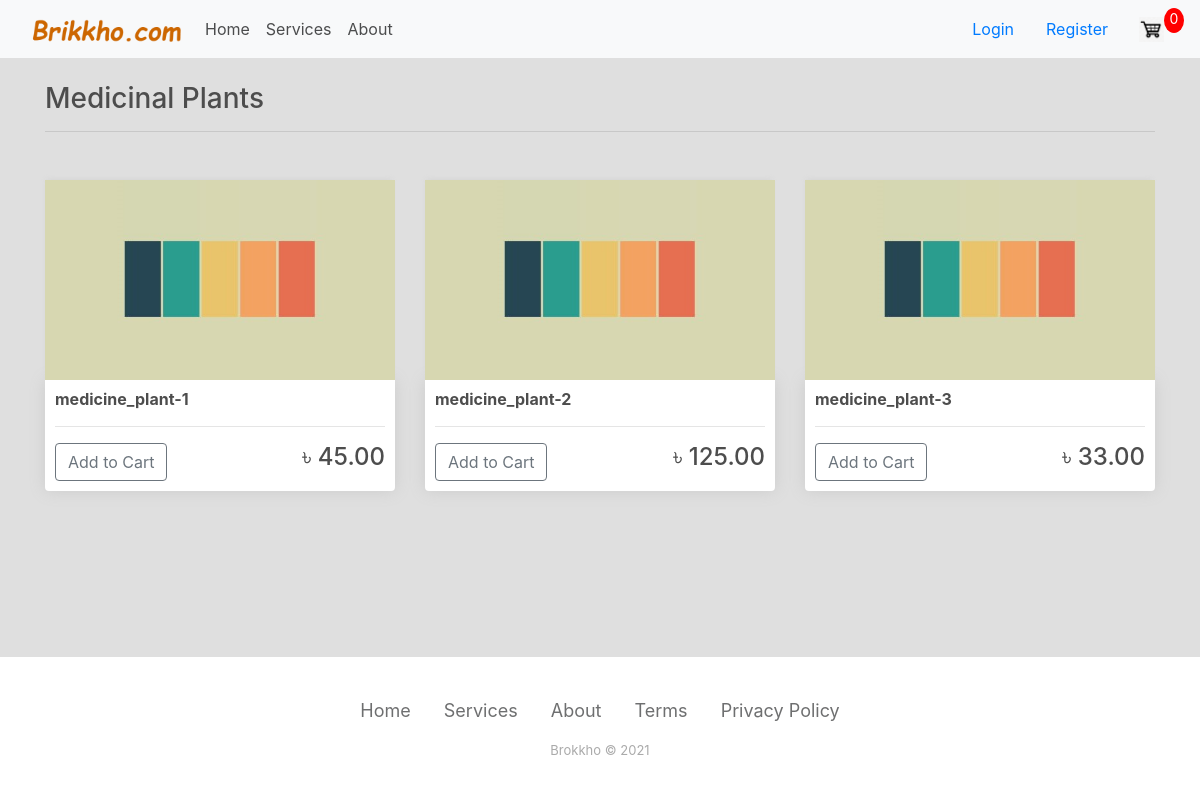
/medicine/, run on the app's committed database.
### store/models.py (models this page shows, shortened)
class Product(models.Model):
    name = models.CharField(max_length=256, null=True)
    price = models.FloatField()
    digital = models.BooleanField(default=False, null=True, blank=False)
    image = models.ImageField(null=True, blank=True)
    product_id = models.CharField(max_length=7, null=True)
    @property
    def imageURL(self):
        try:
            url = self.image.url
        except:
            url = ''
        return url

### store/views.py (the view)
# urls.py: path('medicine/', views.medicine, name='medicine'),
def medicine(request):
    data = cartData(request)
    cartItems = data['cartItems']
    products = Product.objects.all()
    context = {
        'products': products,
        'cartItems': cartItems,
    }
    return render(request, 'store/medicine.html', context)

### store/utils.py (called while the page is built, shortened)
def cookieCart(request):
	try:
		cart = json.loads(request.COOKIES['cart'])
	except:
		cart = {}
		print('CART:', cart)
	items = []
	order = {'get_cart_total':0, 'get_cart_items':0, 'shipping':False}
	cartItems = order['get_cart_items']
	return {
        'cartItems': cartItems,
        'order': order,
        'items' :items
    }

def cartData(request):
    if request.user.is_authenticated:
        customer = request.user.customer
        order, created = Order.objects.get_or_create(customer=customer, complete=False)
        items = order.orderitem_set.all()
        cartItems = order.get_cart_items
    else:
        cookieDate = cookieCart(request)
        cartItems = cookieDate['cartItems']
        order = cookieDate['order']
        items = cookieDate['items']
    return {
        'cartItems': cartItems,
        'order': order,
        'items' :items
    }

### store/templates/store/medicine.html
{% extends 'store/base.html' %}
{% load static %}
{% block content %}
    <h3>Medicinal Plants</h3>
    <hr>
    <div class="row">
        {% for product in products %}
            {% if product.product_id == 'Md' %}
                <div class="col-lg-4" style="margin-top: 2rem;">
                    <img class="thumbnail" src="{{ product.imageURL }}" alt="">
                    <div class="box-element product">
                        <h6><strong>{{ product.name }}</strong></h6>
                        <hr>
                        <button data-product="{{ product.id }}" data-action="add" class="btn btn-outline-secondary add-btn update-cart">
                            Add to Cart
                        </button>
                        <h4 style="display: inline-block; float: right;">&#x9f3; {{ product.price|floatformat:2 }}</h4>
                    </div>
                </div>
            {% endif %}
        {% endfor %}
    </div>
{% endblock content %}

### static/css/main.css (style rules this page uses)
body { background-color: #dfdfdf; min-height: 100vh; display: flex; flex-direction: column; }
h1,h2,h3,h4,h5,h6 { color:hsl(0, 0%, 30%); }
.box-element { box-shadow:hsl(0, 0%, 80%) 0 0 16px; background-color: #fff; border-radius: 4px; padding: 10px; }
.thumbnail { width: 100%; height: 200px; -webkit-box-shadow: -1px -3px 5px -2px rgba(214,214,214,1); -moz-box-shadow: -1px -3px 5px -2px rgba(214,214,214,1); box-shadow: -1px -3px 5px -2px rgba(214,214,214,1); }
.product { border-radius: 0 0 4px 4px; }
.col-lg-4, .col-lg-6, .col-lg-8, .col-lg-12 { margin-top: 10px; }

### data on the page
Product: imageURL (placeholder picture), name "medicine_plant-1", price "45.00"
Product: imageURL (placeholder picture), name "medicine_plant-2", price "125.00"
Product: imageURL (placeholder picture), name "medicine_plant-3", price "33.00"

### other printed values
{{ cartItems }} "0"
